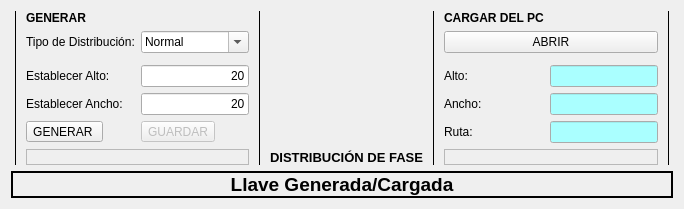
      <widget class="QWidget" name="tab">
       <attribute name="title">
        <string>GENERADOR LLAVE</string>
       </attribute>
       <layout class="QVBoxLayout" name="verticalLayout">
        <item>
         <layout class="QGridLayout" name="gridLayout">
          <item row="4" column="1">
           <widget class="QLabel" name="label_4">
            <property name="text">
             <string>Establecer Ancho:</string>
            </property>
           </widget>
          </item>
          <item row="1" column="7" colspan="2">
           <widget class="QToolButton" name="toolButtonAbrirLlave">
            <property name="sizePolicy">
             <sizepolicy hsizetype="Expanding" vsizetype="Minimum">
              <horstretch>0</horstretch>
              <verstretch>0</verstretch>
             </sizepolicy>
            </property>
            <property name="text">
             <string>ABRIR</string>
            </property>
            <property name="icon">
             <iconset resource="mainwindow.qrc">
              <normaloff>:/new/prefix1/resources/openllave.png</normaloff>:/new/prefix1/resources/openllave.png</iconset>
            </property>
            <property name="iconSize">
             <size>
              <width>128</width>
              <height>50</height>
             </size>
            </property>
            <property name="toolButtonStyle">
             <enum>Qt::ToolButtonTextUnderIcon</enum>
            </property>
           </widget>
          </item>
          <item row="0" column="7">
           <widget class="QLabel" name="label">
            <property name="font">
             <font>
              <weight>75</weight>
              <bold>true</bold>
             </font>
            </property>
            <property name="text">
             <string>CARGAR DEL PC</string>
            </property>
           </widget>
          </item>
          <item row="3" column="2">
           <widget class="QLineEdit" name="lineEditAltoGenerarLlave">
            <property name="text">
             <string>20</string>
            </property>
            <property name="alignment">
             <set>Qt::AlignRight|Qt::AlignTrailing|Qt::AlignVCenter</set>
            </property>
           </widget>
          </item>
          <item row="3" column="1">
           <widget class="QLabel" name="label_3">
            <property name="text">
             <string>Establecer Alto:</string>
            </property>
           </widget>
          </item>
          <item row="1" column="2">
           <widget class="QComboBox" name="comboBoxTipoDistribucion">
            <property name="editable">
             <bool>true</bool>
            </property>
            <item>
             <property name="text">
              <string>Normal</string>
             </property>
            </item>
            <item>
             <property name="text">
              <string>Gaussian</string>
             </property>
            </item>
            <item>
             <property name="text">
              <string>Uniforme</string>
             </property>
            </item>
           </widget>
          </item>
          <item row="1" column="1">
           <widget class="QLabel" name="label_2">
            <property name="text">
             <string>Tipo de Distribución:</string>
            </property>
           </widget>
          </item>
          <item row="0" column="1">
           <widget class="QLabel" name="label_6">
            <property name="font">
             <font>
              <weight>75</weight>
              <bold>true</bold>
             </font>
            </property>
            <property name="text">
             <string>GENERAR</string>
            </property>
           </widget>
          </item>
          <item row="4" column="2">
           <widget class="QLineEdit" name="lineEditAnchoGenerarLlave">
            <property name="text">
             <string>20</string>
            </property>
            <property name="alignment">
             <set>Qt::AlignRight|Qt::AlignTrailing|Qt::AlignVCenter</set>
            </property>
           </widget>
          </item>
          <item row="3" column="7">
           <widget class="QLabel" name="label_7">
            <property name="text">
             <string>Alto:</string>
            </property>
           </widget>
          </item>
          <item row="4" column="7">
           <widget class="QLabel" name="label_8">
            <property name="text">
             <string>Ancho:</string>
            </property>
           </widget>
          </item>
          <item row="3" column="8">
           <widget class="QLineEdit" name="lineEditAltoAbrirLlave">
            <property name="enabled">
             <bool>true</bool>
            </property>
            <property name="palette">
             <palette>
              <active>
               <colorrole role="Light">
                <brush brushstyle="SolidPattern">
                 <color alpha="255">
                  <red>255</red>
                  <green>255</green>
                  <blue>255</blue>
                 </color>
                </brush>
               </colorrole>
               <colorrole role="BrightText">
                <brush brushstyle="SolidPattern">
                 <color alpha="255">
                  <red>255</red>
                  <green>255</green>
                  <blue>255</blue>
                 </color>
                </brush>
               </colorrole>
               <colorrole role="Base">
                <brush brushstyle="SolidPattern">
                 <color alpha="255">
                  <red>170</red>
                  <green>255</green>
                  <blue>255</blue>
                 </color>
                </brush>
               </colorrole>
               <colorrole role="HighlightedText">
                <brush brushstyle="SolidPattern">
                 <color alpha="255">
                  <red>255</red>
                  <green>255</green>
                  <blue>255</blue>
                 </color>
                </brush>
               </colorrole>
              </active>
              <inactive>
               <colorrole role="Light">
                <brush brushstyle="SolidPattern">
                 <color alpha="255">
                  <red>255</red>
                  <green>255</green>
                  <blue>255</blue>
                 </color>
                </brush>
               </colorrole>
               <colorrole role="BrightText">
                <brush brushstyle="SolidPattern">
                 <color alpha="255">
                  <red>255</red>
                  <green>255</green>
                  <blue>255</blue>
                 </color>
                </brush>
               </colorrole>
               <colorrole role="Base">
                <brush brushstyle="SolidPattern">
                 <color alpha="255">
                  <red>170</red>
                  <green>255</green>
                  <blue>255</blue>
                 </color>
                </brush>
               </colorrole>
               <colorrole role="HighlightedText">
                <brush brushstyle="SolidPattern">
                 <color alpha="255">
                  <red>255</red>
                  <green>255</green>
                  <blue>255</blue>
                 </color>
                </brush>
               </colorrole>
              </inactive>
              <disabled>
               <colorrole role="Light">
                <brush brushstyle="SolidPattern">
                 <color alpha="255">
                  <red>255</red>
                  <green>255</green>
                  <blue>255</blue>
                 </color>
                </brush>
               </colorrole>
               <colorrole role="BrightText">
                <brush brushstyle="SolidPattern">
                 <color alpha="255">
                  <red>255</red>
                  <green>255</green>
                  <blue>255</blue>
                 </color>
                </brush>
               </colorrole>
               <colorrole role="Base">
                <brush brushstyle="SolidPattern">
                 <color alpha="255">
                  <red>240</red>
                  <green>240</green>
                  <blue>240</blue>
                 </color>
                </brush>
               </colorrole>
               <colorrole role="HighlightedText">
                <brush brushstyle="SolidPattern">
                 <color alpha="255">
                  <red>255</red>
                  <green>255</green>
                  <blue>255</blue>
                 </color>
                </brush>
               </colorrole>
              </disabled>
             </palette>
            </property>
            <property name="autoFillBackground">
             <bool>false</bool>
            </property>
            <property name="alignment">
             <set>Qt::AlignCenter</set>
            </property>
            <property name="readOnly">
             <bool>true</bool>
            </property>
           </widget>
          </item>
          <item row="4" column="8">
           <widget class="QLineEdit" name="lineEditAnchoAbrirLlave">
            <property name="enabled">
             <bool>true</bool>
            </property>
            <property name="palette">
             <palette>
              <active>
               <colorrole role="Base">
                <brush brushstyle="SolidPattern">
                 <color alpha="255">
                  <red>170</red>
                  <green>255</green>
                  <blue>255</blue>
                 </color>
                </brush>
               </colorrole>
              </active>
              <inactive>
               <colorrole role="Base">
                <brush brushstyle="SolidPattern">
                 <color alpha="255">
                  <red>170</red>
                  <green>255</green>
                  <blue>255</blue>
                 </color>
                </brush>
               </colorrole>
              </inactive>
              <disabled>
               <colorrole role="Base">
                <brush brushstyle="SolidPattern">
                 <color alpha="255">
                  <red>240</red>
                  <green>240</green>
                  <blue>240</blue>
                 </color>
                </brush>
               </colorrole>
              </disabled>
             </palette>
            </property>
            <property name="alignment">
             <set>Qt::AlignCenter</set>
            </property>
            <property name="readOnly">
             <bool>true</bool>
            </property>
           </widget>
          </item>
          <item row="5" column="1">
           <widget class="QToolButton" name="toolButtonGenerarLlave">
            <property name="sizePolicy">
             <sizepolicy hsizetype="Fixed" vsizetype="Fixed">
              <horstretch>0</horstretch>
              <verstretch>0</verstretch>
             </sizepolicy>
            </property>
            <property name="text">
             <string>GENERAR </string>
            </property>
            <property name="icon">
             <iconset resource="mainwindow.qrc">
              <normaloff>:/new/prefix1/resources/generarllave.png</normaloff>:/new/prefix1/resources/generarllave.png</iconset>
            </property>
            <property name="iconSize">
             <size>
              <width>64</width>
              <height>25</height>
             </size>
            </property>
            <property name="popupMode">
             <enum>QToolButton::DelayedPopup</enum>
            </property>
            <property name="toolButtonStyle">
             <enum>Qt::ToolButtonTextUnderIcon</enum>
            </property>
            <property name="arrowType">
             <enum>Qt::NoArrow</enum>
            </property>
           </widget>
          </item>
          <item row="5" column="2">
           <widget class="QToolButton" name="toolButtonGuardarLlave">
            <property name="enabled">
             <bool>false</bool>
            </property>
            <property name="text">
             <string>GUARDAR</string>
            </property>
            <property name="icon">
             <iconset resource="mainwindow.qrc">
              <normaloff>:/new/prefix1/resources/save.png</normaloff>:/new/prefix1/resources/save.png</iconset>
            </property>
            <property name="iconSize">
             <size>
              <width>64</width>
              <height>25</height>
             </size>
            </property>
            <property name="toolButtonStyle">
             <enum>Qt::ToolButtonTextUnderIcon</enum>
            </property>
           </widget>
          </item>
          <item row="0" column="3" rowspan="7">
           <widget class="QLabel" name="label_9">
            <property name="frameShape">
             <enum>QFrame::VLine</enum>
            </property>
            <property name="text">
             <string/>
            </property>
           </widget>
          </item>
          <item row="0" column="0" rowspan="7">
           <widget class="QLabel" name="label_10">
            <property name="frameShape">
             <enum>QFrame::VLine</enum>
            </property>
            <property name="text">
             <string/>
            </property>
           </widget>
          </item>
          <item row="0" column="9" rowspan="7">
           <widget class="QLabel" name="label_11">
            <property name="frameShape">
             <enum>QFrame::VLine</enum>
            </property>
            <property name="text">
             <string/>
            </property>
           </widget>
          </item>
          <item row="6" column="1" colspan="2">
           <widget class="QLabel" name="label_12">
            <property name="frameShape">
             <enum>QFrame::StyledPanel</enum>
            </property>
            <property name="text">
             <string/>
            </property>
            <property name="alignment">
             <set>Qt::AlignBottom|Qt::AlignLeading|Qt::AlignLeft</set>
            </property>
           </widget>
          </item>
          <item row="6" column="7" colspan="2">
           <widget class="QLabel" name="label_13">
            <property name="frameShape">
             <enum>QFrame::StyledPanel</enum>
            </property>
            <property name="text">
             <string/>
            </property>
           </widget>
          </item>
          <item row="5" column="7">
           <widget class="QLabel" name="label_14">
            <property name="text">
             <string>Ruta:</string>
            </property>
           </widget>
          </item>
          <item row="5" column="8">
           <widget class="QLineEdit" name="lineEditRutaArchivoLlave">
            <property name="enabled">
             <bool>true</bool>
            </property>
            <property name="palette">
             <palette>
              <active>
               <colorrole role="Base">
                <brush brushstyle="SolidPattern">
                 <color alpha="255">
                  <red>170</red>
                  <green>255</green>
                  <blue>255</blue>
                 </color>
                </brush>
               </colorrole>
              </active>
              <inactive>
               <colorrole role="Base">
                <brush brushstyle="SolidPattern">
                 <color alpha="255">
                  <red>170</red>
                  <green>255</green>
                  <blue>255</blue>
                 </color>
                </brush>
               </colorrole>
              </inactive>
              <disabled>
               <colorrole role="Base">
                <brush brushstyle="SolidPattern">
                 <color alpha="255">
                  <red>240</red>
                  <green>240</green>
                  <blue>240</blue>
                 </color>
                </brush>
               </colorrole>
              </disabled>
             </palette>
            </property>
            <property name="alignment">
             <set>Qt::AlignCenter</set>
            </property>
            <property name="readOnly">
             <bool>true</bool>
            </property>
           </widget>
          </item>
          <item row="1" column="4">
           <spacer name="horizontalSpacer">
            <property name="orientation">
             <enum>Qt::Horizontal</enum>
            </property>
            <property name="sizeHint" stdset="0">
             <size>
              <width>40</width>
              <height>20</height>
             </size>
            </property>
           </spacer>
          </item>
          <item row="0" column="5" rowspan="7">
           <widget class="QLabel" name="label_46">
            <property name="frameShape">
             <enum>QFrame::VLine</enum>
            </property>
            <property name="text">
             <string/>
            </property>
           </widget>
          </item>
          <item row="6" column="4">
           <widget class="QLabel" name="label_5">
            <property name="font">
             <font>
              <pointsize>10</pointsize>
              <weight>75</weight>
              <bold>true</bold>
             </font>
            </property>
            <property name="text">
             <string>DISTRIBUCIÓN DE FASE</string>
            </property>
            <property name="alignment">
             <set>Qt::AlignCenter</set>
            </property>
           </widget>
          </item>
         </layout>
        </item>
        <item>
         <widget class="QLabel" name="labelImagenLlave">
          <property name="font">
           <font>
            <pointsize>14</pointsize>
            <weight>75</weight>
            <bold>true</bold>
           </font>
          </property>
          <property name="frameShape">
           <enum>QFrame::Box</enum>
          </property>
          <property name="lineWidth">
           <number>2</number>
          </property>
          <property name="midLineWidth">
           <number>0</number>
          </property>
          <property name="text">
           <string>Llave Generada/Cargada</string>
          </property>
          <property name="alignment">
           <set>Qt::AlignCenter</set>
          </property>
          <property name="margin">
           <number>0</number>
          </property>
         </widget>
        </item>
       </layout>
      </widget>
